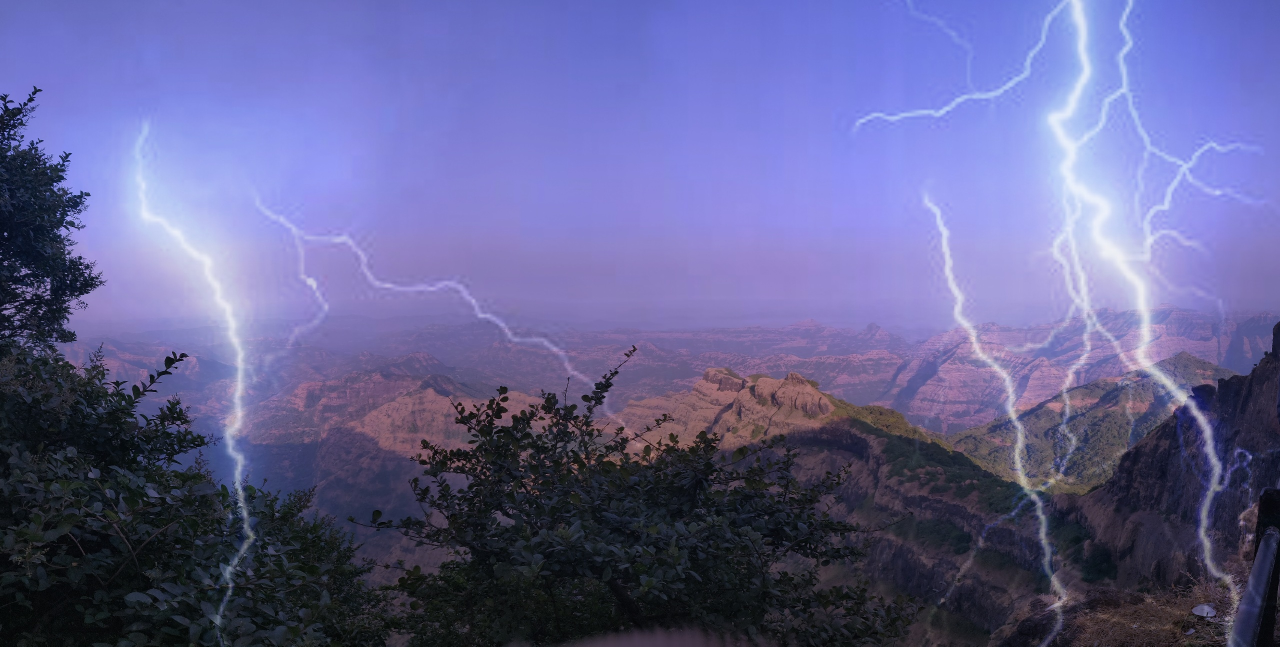
#> input picture imgs/edited.jpg, 2560 x 1293 px (shown at 1/2 size)
$ python -i helper.py   (imports and definitions only)   (older library calls are emulated)
#> lines starting #> are read from the running program, lines starting #| are printed output that depends on the picture
"""
helper.py
---------
Project : Digital Image Forensics System for Tampering Detection
College : Chandigarh University
Author  : Kumar Verma
Purpose : Core image-processing utilities used by the main Streamlit application.
          Includes ELA generation, heatmap overlay, EXIF extraction, and noise analysis.
"""

import os
import cv2
import numpy as np
from PIL import Image, ImageChops, ImageEnhance, ImageFilter
import piexif
import io


# ---------------------------------------------------------------------------
# 1. ERROR LEVEL ANALYSIS (ELA)
# ---------------------------------------------------------------------------

def convert_to_ela_image(path: str, quality: int = 90) -> Image.Image:
    """
    Generate an Error Level Analysis (ELA) image from a JPEG file.

    ELA works by re-saving the original image at a known JPEG quality level,
    then computing the absolute pixel difference between the original and the
    re-saved version.  Regions that were inserted from another source (i.e.,
    tampered areas) typically show a different error level than untouched parts
    because they were compressed a different number of times.

    Parameters
    ----------
    path    : str  – absolute or relative path to the source image file.
    quality : int  – JPEG re-save quality (default 90).  Lower values amplify
                     differences further; 90 is the empirically optimal value
                     for CASIA-trained models.

    Returns
    -------
    ela_image : PIL.Image  – brightness-scaled ELA image (RGB mode).
    """
#> called with path = 'imgs/edited.jpg', quality = 90
    temp_filename = "temp_file_name.jpg"

    # Open the original image and convert to RGB (handles PNG / RGBA cases)
    original = Image.open(path).convert("RGB")
#> original is the input picture: PIL image 2560x1293 RGB; mean R, G, B 98.7, 97.8, 146.1

    # Re-save at the specified quality to introduce fresh compression artifacts
    original.save(temp_filename, "JPEG", quality=quality)
    recompressed = Image.open(temp_filename)

    # Pixel-wise absolute difference between original and re-compressed image
    ela_image = ImageChops.difference(original, recompressed)

    # Scale the brightness so that the maximum difference maps to 255
    extrema = ela_image.getextrema()          # returns ((min,max),(min,max),(min,max)) per channel
#> extrema = ((0, 22), (0, 22), (0, 29))
    max_diff = sum([ex[1] for ex in extrema]) / 3   # average max across channels
#> max_diff = 24.33
    if max_diff == 0:
        max_diff = 1   # avoid division by zero for perfectly uniform images

    scale = 255.0 / max_diff
#> scale = 10.48
    ela_image = ImageEnhance.Brightness(ela_image).enhance(scale)
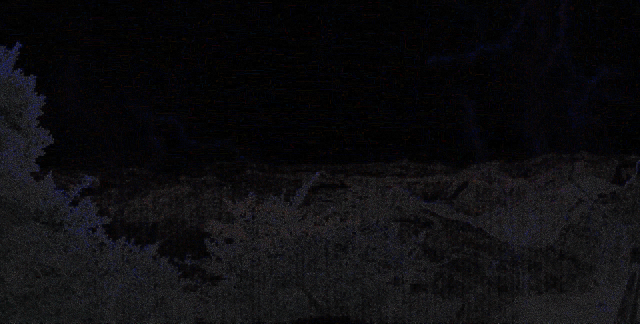
#> ela_image: PIL image 2560x1293 RGB (shown at 1/4 size); mean R, G, B 13.2, 12.7, 14.9

    return ela_image


# [21 lines left out: function prepare_image_for_ela, not called in this run]


# ---------------------------------------------------------------------------
# 2. ELA HEATMAP OVERLAY
# ---------------------------------------------------------------------------

def get_ela_heatmap(original_path: str) -> Image.Image:
    """
    Create a colour-heatmap overlay by blending the ELA result with the
    original image.  Brighter (hotter) regions indicate higher error levels
    and potential tampering.

    Parameters
    ----------
    original_path : str – path to the original image.

    Returns
    -------
    blended : PIL.Image – heatmap overlay image (RGB).
    """
    ela_img = convert_to_ela_image(original_path, quality=90)

    # Convert ELA to grayscale → apply OpenCV colour map (JET palette)
    ela_gray = np.array(ela_img.convert("L"))
    heatmap_bgr = cv2.applyColorMap(ela_gray, cv2.COLORMAP_JET)
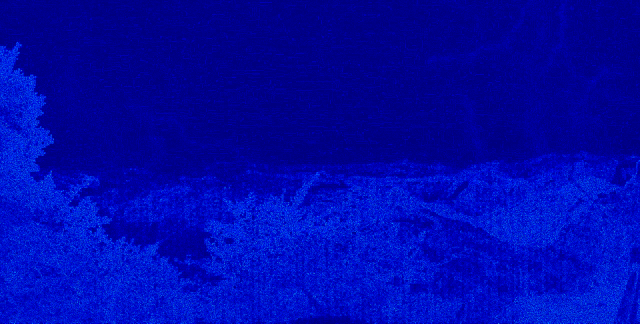
#> heatmap_bgr: shape (1293, 2560, 3) (shown at 1/4 size); mean B, G, R 171.1, 8.6, 0.2
    heatmap_rgb = cv2.cvtColor(heatmap_bgr, cv2.COLOR_BGR2RGB)
    heatmap_pil = Image.fromarray(heatmap_rgb)

    # Resize both images to the same size for blending
    original = Image.open(original_path).convert("RGB")
    heatmap_pil = heatmap_pil.resize(original.size)

    # Blend: 55% original + 45% heatmap for a clear but non-obtrusive overlay
    blended = Image.blend(original, heatmap_pil, alpha=0.45)
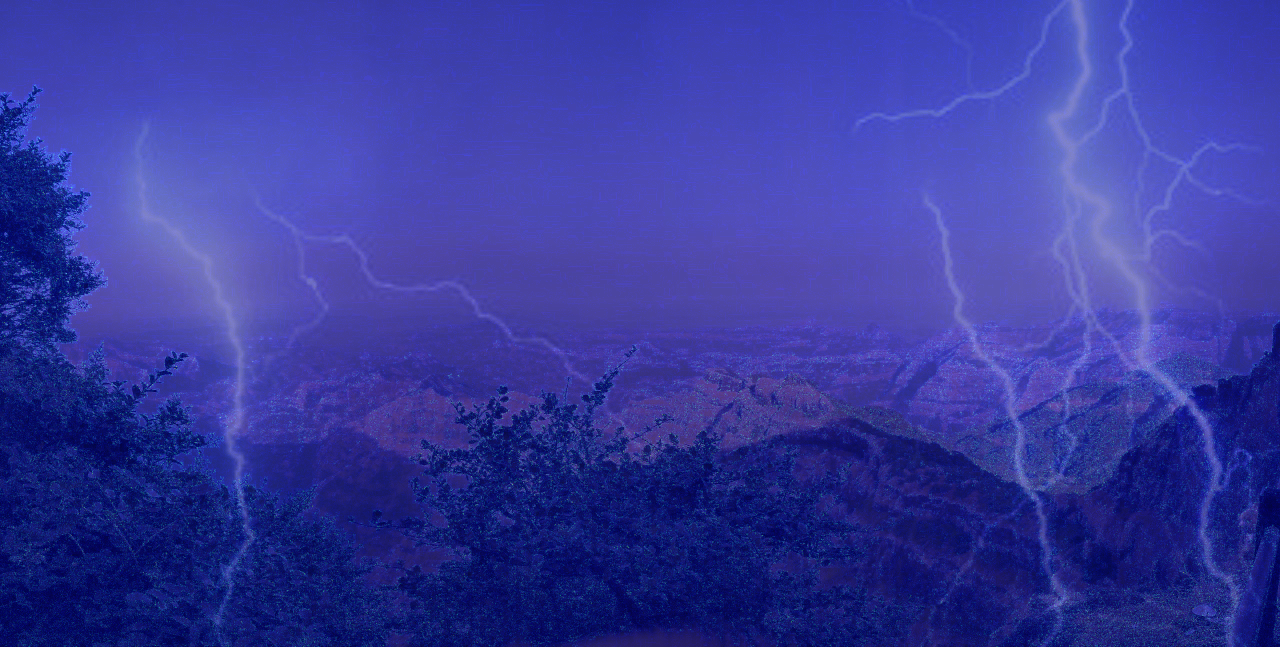
#> blended: PIL image 2560x1293 RGB (shown at 1/2 size); mean R, G, B 53.9, 57.2, 156.9
    return blended


# ---------------------------------------------------------------------------
# 3. MULTI-QUALITY ELA (robustness check)
# ---------------------------------------------------------------------------

# [201 lines left out: functions multi_quality_ela, prerpare_img_for_weather, extract_exif_data, compute_noise_analysis, not called in this run]

>>> result = get_ela_heatmap('imgs/edited.jpg')

$ run again, on imgs/org1.jpg
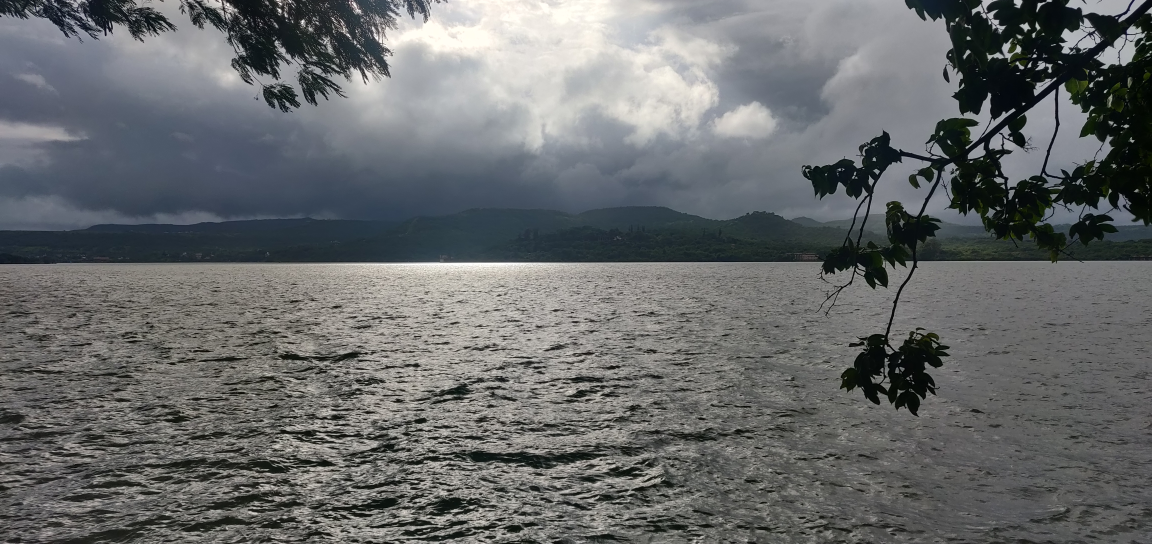
#> input picture imgs/org1.jpg, 4608 x 2176 px (shown at 1/4 size)
#> in convert_to_ela_image, original is the input picture: PIL image 4608x2176 RGB; mean R, G, B 103.8, 106.2, 107.1
#> extrema = ((0, 19), (0, 19), (0, 19))
#> max_diff = 19
#> scale = 13.42
#> in get_ela_heatmap, `heatmap_bgr = cv2.applyColorMap(ela_gray, cv2.COLORMAP_JET)`:
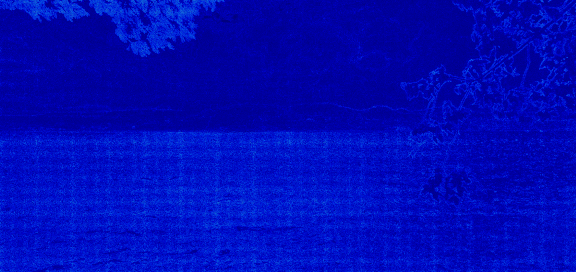
#> heatmap_bgr: shape (2176, 4608, 3) (shown at 1/8 size); mean B, G, R 183.1, 10, 0.2
#> in get_ela_heatmap, `blended = Image.blend(original, heatmap_pil, alpha=0.45)`:
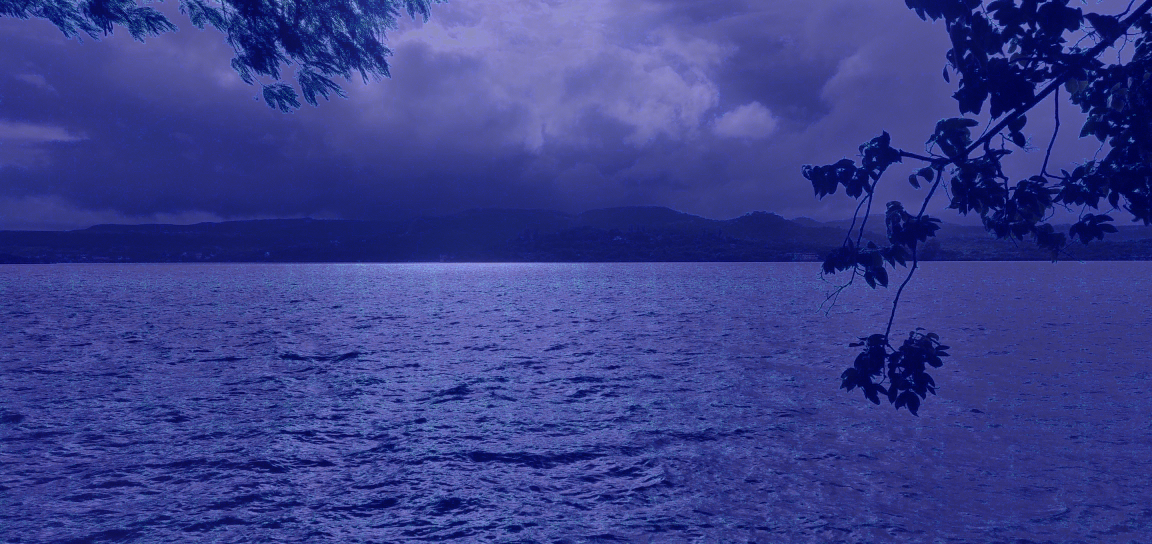
#> blended: PIL image 4608x2176 RGB (shown at 1/4 size); mean R, G, B 56.7, 62.5, 140.8
